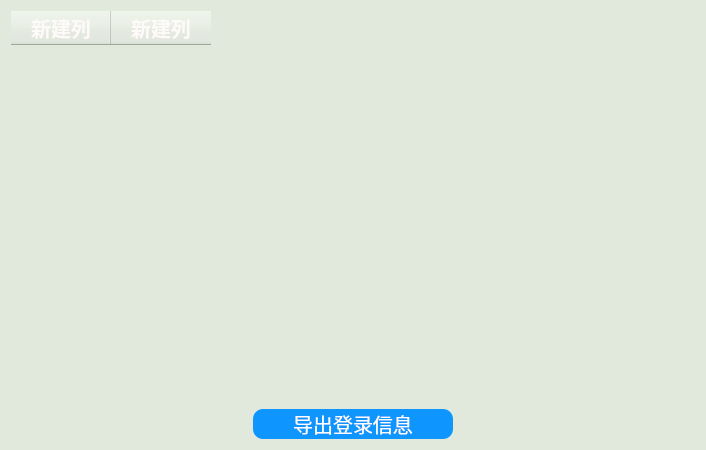
<?xml version="1.0" encoding="UTF-8"?>
<ui version="4.0">
 <class>recordDlg</class>
 <widget class="QDialog" name="recordDlg">
  <property name="geometry">
   <rect>
    <x>0</x>
    <y>0</y>
    <width>706</width>
    <height>450</height>
   </rect>
  </property>
  <property name="windowTitle">
   <string>Dialog</string>
  </property>
  <property name="styleSheet">
   <string notr="true">background-color: rgb(225,233,220);
color: rgb(20,68,106);
border-radius:10px;
font:15pt;
font-family:Microsoft Yahei;</string>
  </property>
  <layout class="QGridLayout" name="gridLayout">
   <item row="0" column="0" colspan="3">
    <widget class="QTableWidget" name="recordTableWidget">
     <property name="styleSheet">
      <string notr="true">QTableWidget
{
    selection-background-color:tomato;

}
QTableWidget::item:hover
{
background-color:rgb(252,157,154)
} 

QHeaderView
{
color:snow;
font:bold;
}</string>
     </property>
     <column>
      <property name="text">
       <string>新建列</string>
      </property>
     </column>
     <column>
      <property name="text">
       <string>新建列</string>
      </property>
     </column>
    </widget>
   </item>
   <item row="1" column="0">
    <spacer name="horizontalSpacer">
     <property name="orientation">
      <enum>Qt::Horizontal</enum>
     </property>
     <property name="sizeHint" stdset="0">
      <size>
       <width>235</width>
       <height>20</height>
      </size>
     </property>
    </spacer>
   </item>
   <item row="1" column="1">
    <widget class="QPushButton" name="exportPushButton">
     <property name="minimumSize">
      <size>
       <width>200</width>
       <height>30</height>
      </size>
     </property>
     <property name="maximumSize">
      <size>
       <width>200</width>
       <height>16777215</height>
      </size>
     </property>
     <property name="styleSheet">
      <string notr="true">QPushButton
{
    font-family:Microsoft Yahei;
    color:white;
    background-color:rgb(14 , 150 , 254);
    border-radius:10px;
	font: 15pt;
}

QPushButton:hover
{
    background-color:tomato;
}

QPushButton:pressed
{
    background-color:rgb(14 , 100 , 228);
    padding-left:4px;
    padding-top:4px;
}
QPushButton:unpressed
{
    background-color:rgb(0 , 100 , 0);
    padding-left:4px;
    padding-top:4px;
}</string>
     </property>
     <property name="text">
      <string>导出登录信息</string>
     </property>
    </widget>
   </item>
   <item row="1" column="2">
    <spacer name="horizontalSpacer_2">
     <property name="orientation">
      <enum>Qt::Horizontal</enum>
     </property>
     <property name="sizeHint" stdset="0">
      <size>
       <width>235</width>
       <height>20</height>
      </size>
     </property>
    </spacer>
   </item>
  </layout>
 </widget>
 <resources/>
 <connections/>
</ui>
